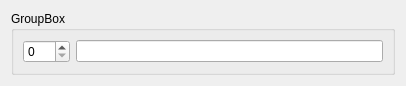
<?xml version="1.0" encoding="UTF-8"?>
<ui version="4.0">
 <class>Classifer_Name_Table</class>
 <widget class="QWidget" name="Classifer_Name_Table">
  <property name="geometry">
   <rect>
    <x>0</x>
    <y>0</y>
    <width>406</width>
    <height>71</height>
   </rect>
  </property>
  <property name="windowTitle">
   <string>Form</string>
  </property>
  <layout class="QHBoxLayout" name="horizontalLayout">
   <item>
    <widget class="QGroupBox" name="gb_classifier">
     <property name="title">
      <string>GroupBox</string>
     </property>
     <layout class="QGridLayout" name="gridLayout">
      <item row="0" column="0">
       <widget class="QSpinBox" name="sb_num">
        <property name="maximum">
         <number>999</number>
        </property>
       </widget>
      </item>
      <item row="0" column="1">
       <widget class="QLineEdit" name="le_table">
        <property name="readOnly">
         <bool>true</bool>
        </property>
       </widget>
      </item>
     </layout>
    </widget>
   </item>
  </layout>
 </widget>
 <resources/>
 <connections/>
</ui>
